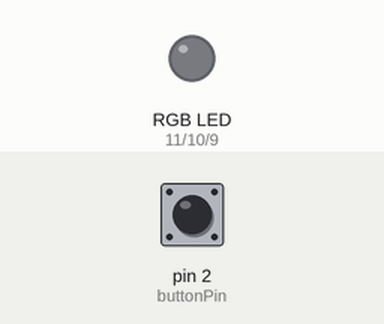
The sketch below on a simulated Arduino Uno, built with avr-gcc and run on an emulated ATmega328P. Shown: an RGB LED mixed from three pins (HIGH = lit). The test bench sets the inputs (shaded band); at power-on: pin 2 (buttonPin) LOW.

Above: at 1.2 s.
1.3 s: pin 2 (buttonPin) pulled HIGH for 0.15 s
At 2.3 s:
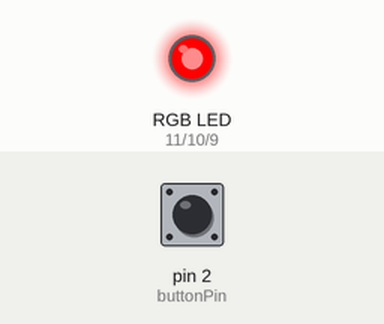
2.9 s: pin 2 (buttonPin) pulled HIGH for 1 s
At 3.5 s:
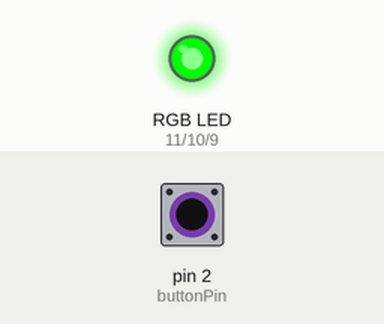
5.4 s: pin 2 (buttonPin) pulled HIGH for 0.15 s
At 6.6 s:
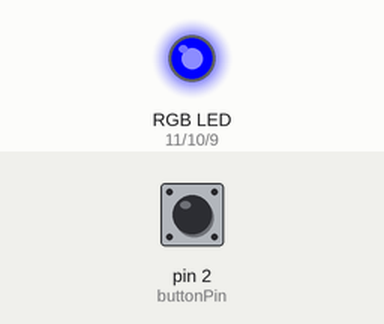
7.0 s: pin 2 (buttonPin) pulled HIGH for 3.2 s
At 7.9 s:
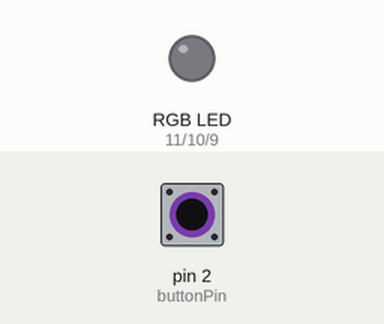
Timing chart, 0 to 10.0 s (numbered marks = the images above; inputs shaded):
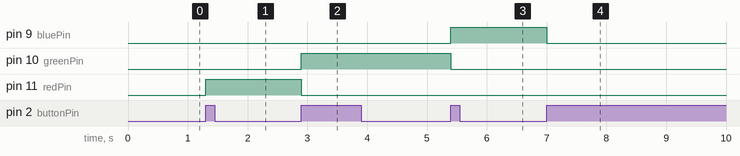

Measured:
- after the input at 1.3 s, pin 11 (redPin): LOW → HIGH at once
- after the input at 2.9 s, pin 10 (greenPin): LOW → HIGH at once; pin 11 (redPin): HIGH → LOW at once
- after the input at 5.4 s, pin 9 (bluePin): LOW → HIGH at once; pin 10 (greenPin): HIGH → LOW at once
- after the input at 7.0 s, pin 9 (bluePin): HIGH → LOW at once

The sketch:

rgb_cycle_button_press_Gemini.ino
```cpp
/*
  RGB LED State Cycler

  Each time a button is pressed, an RGB LED cycles through
  different colors (Red, Green, Blue) and then turns off.

  The circuit:
  - RGB LED:
    - Red anode to Arduino Pin 11
    - Green anode to Arduino Pin 10
    - Blue anode to Arduino Pin 9
    - Common Cathode to GND (through appropriate resistors, e.g., 220 Ohm each)
  - Pushbutton:
    - One leg to Arduino Pin 2
    - Other leg to +5V
  - 10K Ohm pulldown resistor:
    - From Arduino Pin 2 to GND
*/

// Define the pins for the RGB LED and the button
const int redPin = 11;
const int greenPin = 10;
const int bluePin = 9;
const int buttonPin = 2;

// Variables to store the state
int colorState = 0;         // Tracks the current color (0=Off, 1=Red, 2=Green, 3=Blue)
int lastButtonState = LOW;  // Tracks the previous state of the button

void setup() {
  // Set the LED pins as outputs
  pinMode(redPin, OUTPUT);
  pinMode(greenPin, OUTPUT);
  pinMode(bluePin, OUTPUT);

  // Set the button pin as an input
  pinMode(buttonPin, INPUT);

  // Start with the LED off
  setColor(0);
}

void loop() {
  // Read the current state of the button
  int currentButtonState = digitalRead(buttonPin);

  // Check if the button state has changed from LOW to HIGH (i.e., it was just pressed)
  if (currentButtonState == HIGH && lastButtonState == LOW) {
    // Advance to the next state
    colorState++;

    // If we've gone past the last state (Blue), loop back to the first state (Off)
    if (colorState > 3) {
      colorState = 0;
    }

    // Set the LED to the new color based on the current state
    setColor(colorState);

    // A small delay to handle "debouncing" - mechanical bouncing of the button contacts
    delay(200);
  }

  // Save the current button state for the next loop iteration
  lastButtonState = currentButtonState;
}

// Function to set the RGB LED color based on a state number
void setColor(int state) {
  switch (state) {
    case 0: // Off
      digitalWrite(redPin, LOW);
      digitalWrite(greenPin, LOW);
      digitalWrite(bluePin, LOW);
      break;
    case 1: // Red
      digitalWrite(redPin, HIGH);
      digitalWrite(greenPin, LOW);
      digitalWrite(bluePin, LOW);
      break;
    case 2: // Green
      digitalWrite(redPin, LOW);
      digitalWrite(greenPin, HIGH);
      digitalWrite(bluePin, LOW);
      break;
    case 3: // Blue
      digitalWrite(redPin, LOW);
      digitalWrite(greenPin, LOW);
      digitalWrite(bluePin, HIGH);
      break;
  }
}
```
